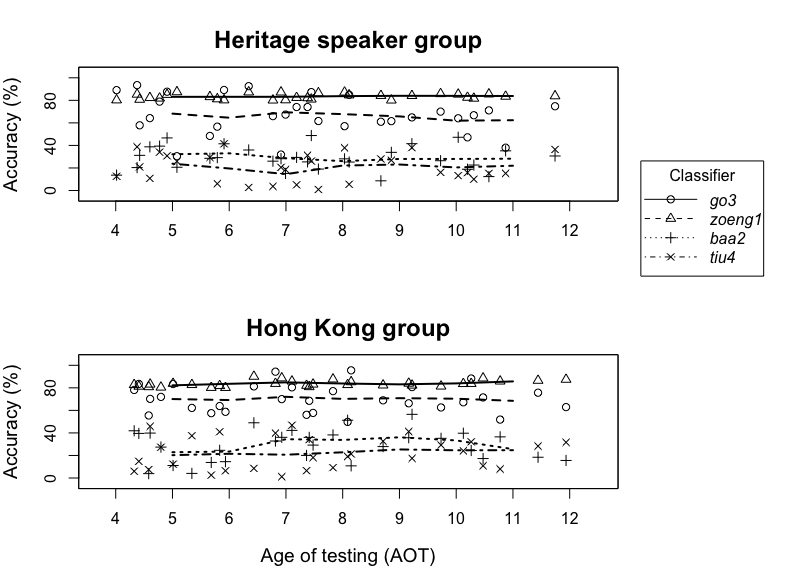

This figure's R source:
library(tidyverse)
library(beanplot)
library(multcomp)
library(lme4)


# create dataframe of 2 groups * 30 participants * 4 conditions 
matrix_apply <- data.frame(n = c(60, 60, 60, 60), 
                           a = c(80, 0, 0, 0), 
                           b = c(100, 100, 90, 50),
                           mean = c(80, 70, 30, 20), 
                           sd = c(5, 15, 15, 15))
plot_data <- apply(matrix_apply, 1, function(x) rtruncnorm(x[1], a=x[2], b=x[3], mean=x[4], sd=x[5])) %>% 
  as.data.frame()

plot_data$id <- rep(1:(nrow(plot_data)), each = 1, length.out = nrow(plot_data))
plot_data$group <- rep(1:2, each = 1, length.out = nrow(plot_data))
plot_data <- with(plot_data, plot_data[order(V4), ]) 
aotdf <- data.frame(aot = runif(n = 60, min = 4, max = 12)) %>%
  arrange(aot)
aotdf$id <- rep(1:60, each = 1)
plot_data <- inner_join(plot_data, aotdf, by = "id")


plot_data <- plot_data %>% 
  pivot_longer(V1:V4, names_to = "Condition", 
               values_to = "accuracy")

data_group1 <- subset(plot_data, group == 1)
data_group2 <- subset(plot_data, group == 2)

my.count <- seq(from = 1, to = nrow
                (data_group1[,1]), by = 1)
# group1
# split dataset by condition; run loess on each 'subset' and save output into a list of predictions
# set alpha (degree of smoothing) to 0.7
data_group1_split <- split(data_group1, data_group1$Condition) 
list_of_pred1 <- vector(mode = "list", length = length(data_group1_split))

for (i in 1:length(data_group1_split)) {     
  list_of_pred1[[i]] <- predict(
    loess(data_group1_split[[i]]$accuracy ~ 
            data_group1_split[[i]]$aot, span = 0.7), 
    my.count, se = TRUE)
}

# group2
data_group2_split <- split(data_group2, data_group2$Condition) 
list_of_pred2 <- vector(mode = "list", length = length(data_group2_split))

for (i in 1:length(data_group2_split)) {     
  list_of_pred2[[i]] <- predict(
    loess(data_group2_split[[i]]$accuracy ~ 
            data_group2_split[[i]]$aot, span = 0.7), 
    my.count, se = TRUE)
}


# plot with base R
par(mfrow = c(2,1)) 
par(xpd = NA)
par(mar = c(4.5, 4.1, 3.5, 8.8), xpd = TRUE) 
plot(data_group1$accuracy ~ data_group1$aot, 
     pch = c(2, 1 ,3, 4)[as.factor(data_group1$Condition)], 
     col = "black",
     xlim = c(3.7, 12.5), ylim = c(-5, 105), 
     ylab = "Accuracy (%)", xlab = "",
     xaxp = c(4, 12, 8), cex.lab = 1.2
     )
title(main = "Heritage speaker group", 
      line = 1, cex.main = 1.5)
legend("topright", inset = c(-.27, 0.7),
       title = "Classifier",
       c("go3", "zoeng1", "baa2", "tiu4"),
       pch = c(1:4), lty = c(1:4), seg.len = 4, text.font = 3)
box()

for (i in 1:length(list_of_pred1)) {        
  lines(list_of_pred1[[i]]$fit, lty = i, lwd = 2)
}


plot(data_group2$accuracy ~ data_group2$aot, 
     pch = c(2, 1 ,3, 4)[as.factor(data_group2$Condition)], 
     col = "black",
     xlim = c(3.7, 12.5), ylim = c(-5, 105), 
     ylab = "Accuracy (%)", xlab = "Age of testing (AOT)",
     xaxp = c(4, 12, 8), cex.lab = 1.2
)
title(main = "Hong Kong group", 
      line = 1, cex.main = 1.5)
box()

for (i in 1:length(list_of_pred2)) {        
  lines(list_of_pred2[[i]]$fit, lty = i, lwd = 2)
}

# beanplot
beanplot(accuracy ~ Condition, data = plot_data,
         col = "white", method = "jitter", bw = "nrd0")
text(c(1, 2), c(1), "AB", col = "blue", cex = 2)
text(c(3), c(1), "B", col = "purple", cex = 2)
text(c(4), c(1), "A", col = "turquoise", cex = 2)


# fit generalised linear model with multiple comparisons
# create dataframe of 2 groups * 30 participants * 4 conditions * 3 trials (binomial)
lm_df <- data.frame(
  response = sample(c(0, 1), replace = TRUE, 
                    size = 720, prob = c(0.3,0.7)),
  trial = rep(1:3, each = 1, length.out = 720), 
  condition = rep(1:4, each = 3, length.out = 720),
  id = rep(1:30, each = 12, length.out = 720),
  group = rep(1:2, each = 360)
)
lm_df %>%
  group_by(condition, response) %>%
  summarise(n = n())


pair1 <- glmer(response ~ condition + group + (1|id) + (1|trial), 
               data = lm_df, family = 'binomial')
print(summary(pair1, correlation = FALSE))
# random-effect variance estimated at (nearly) zero --> use glm
lm_df$condition <- as.factor(lm_df$condition)
pair2 <- glm(response ~ condition + group, 
               data = lm_df, family = 'binomial')
output1 <- summary(glht(pair2, linfct = mcp(condition = "Tukey")))
summary(output1)          # standard display
output1.cld <- cld(output1)   # letter-based display
opar <- par(mai=c(1,1,1.5,1))
plot(output1.cld) 
par(opar)
